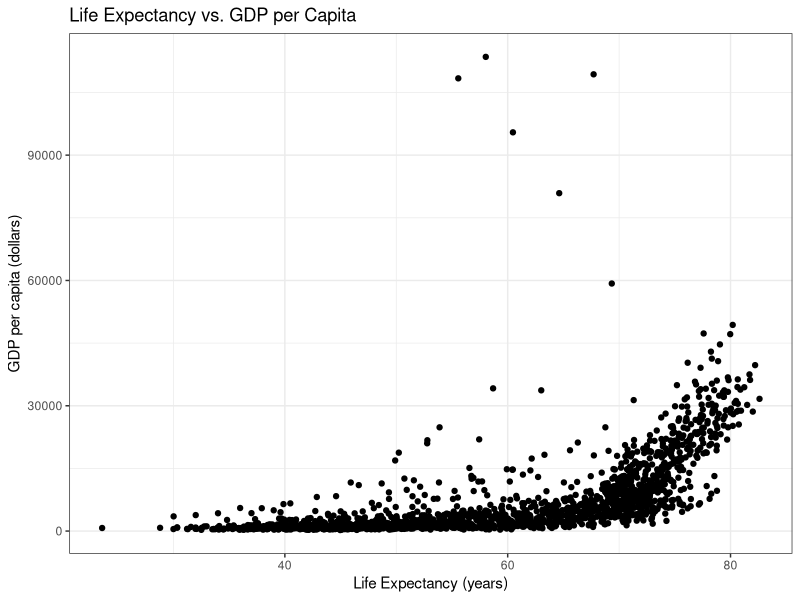
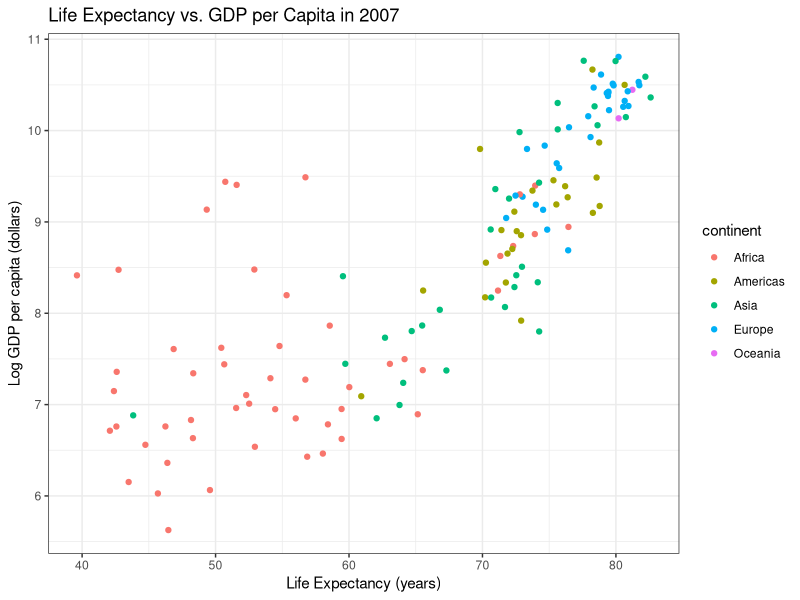

Write the R code that produced these figures, in order.
##  Solutions to R Fundamentals Pilot - Part 4 of 4

# set working directory to project home 
# uncomment the following line if you haven't installed these packages already 
#install.packages("here", "tidyverse")
library(tidyverse)
library(here)
setwd(here())

## Challenge 1: Reading in data ----
# Load in data/gapminder.csv using the read.csv() function from earlier workshops and assign it to the object gap.
gap <- read.csv("./data/gapminder.csv")


## Challenge 2:  Summary statistics ----
# What is the average life expectancy in our data? How much does life expectancy range?

# average life expectancy 
mean(gap$lifeExp)

# range of life expectancy 
summary(gap$lifeExp)

## Challenge 3: Plots ----
# answer in the chat 


## Challenge 4: Create a scatter plot ----
# Create a scatter plot that shows the relationship between lifeExp and gdpPercap. 
# Start with a "simple" plot using geom_point(). 
# Then think about edits you could make to the plot that might make it easier to read. 
# For example, changing the x and y axis, adding a title, coloring the points by a certain grouping etc.

# make sure tidyverse is loaded in 
library(tidyverse)

# simple plot
gap %>%
  # set the x and y axis
  ggplot(aes(x = lifeExp, y = gdpPercap)) +
  # make a scatter plot
  geom_point() +
  # add a y axis and x axis title
  xlab("Life Expectancy (years)") +
  ylab("GDP per capita (dollars)") +
  # add a title
  ggtitle("Life Expectancy vs. GDP per Capita") +
  # add a theme
  theme_bw() 


# more detailed plot 
# - limit to 2007
# - color points by continent 
# - log the GDP per capita to make the scale easier to read
gap %>%
  filter(year == 2007) %>%
  # set the x and y axis
  ggplot(aes(x = lifeExp, y = log(gdpPercap), color = continent)) +
  # make a scatter plot
  geom_point() +
  # add a y axis and x axis title
  xlab("Life Expectancy (years)") +
  ylab("Log GDP per capita (dollars)") +
  # add a title
  ggtitle("Life Expectancy vs. GDP per Capita in 2007") +
  # add a theme
  theme_bw() 



## Challenge 5: Write a custom function ----
# Write a function that filters the gap data set to a specific year. Then estimate the average GDP per capita in that year. Make your function so you can input a different year and the functions outputs the average GDP per capita for that year. Use the code above as a template.

GDP_byyear <- function(yr){
  
  # function to return average GDP per capita in year yr
  # yr = year, number
  
  # limit to specific year
  gap_subset <- gap %>%
    filter(year == yr)
  
  # save the mean GDP per capita for that year
  # b/c gdpPercap has some missing values in, make sure to remove missing from mean()
  gdp_mean <- mean(gap_subset$gdpPercap, na.rm = T)
  
  # return the life expectancy
  return(paste0("The average GDP per capita in ", yr, " is ", gdp_mean))
  
}

# what years do we have?
unique(gap$year)

# call the function for some years
GDP_byyear(2007)
GDP_byyear(1982)
GDP_byyear(1957)

